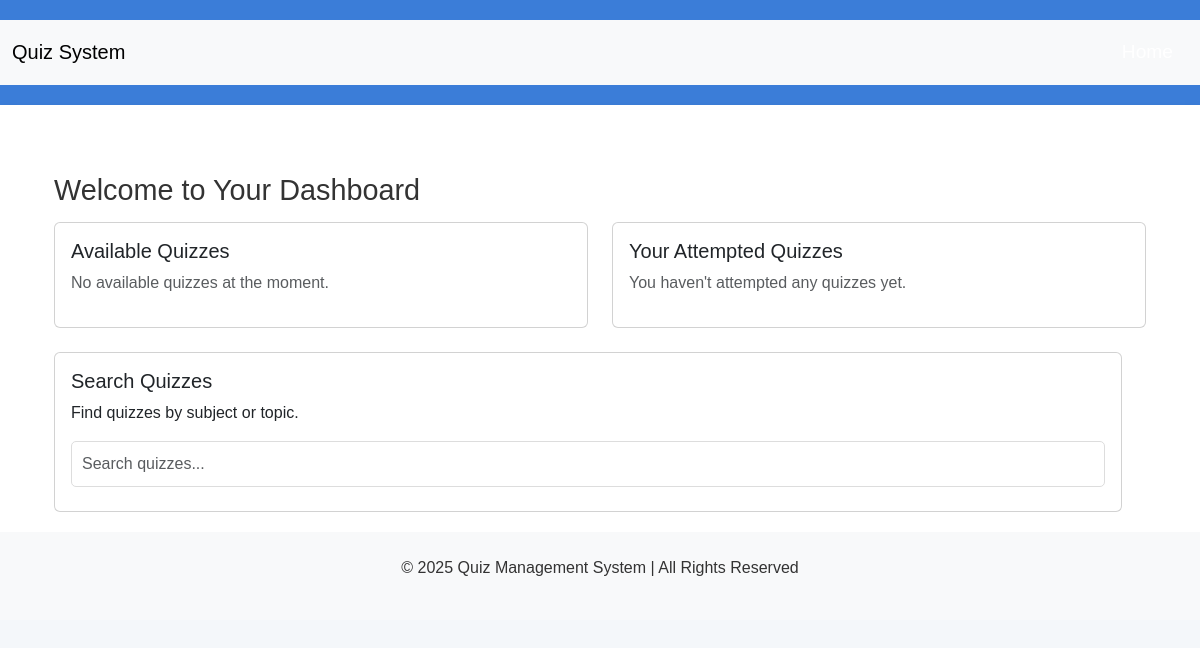
Before: /user/dashboard (signed in) with the older database file.
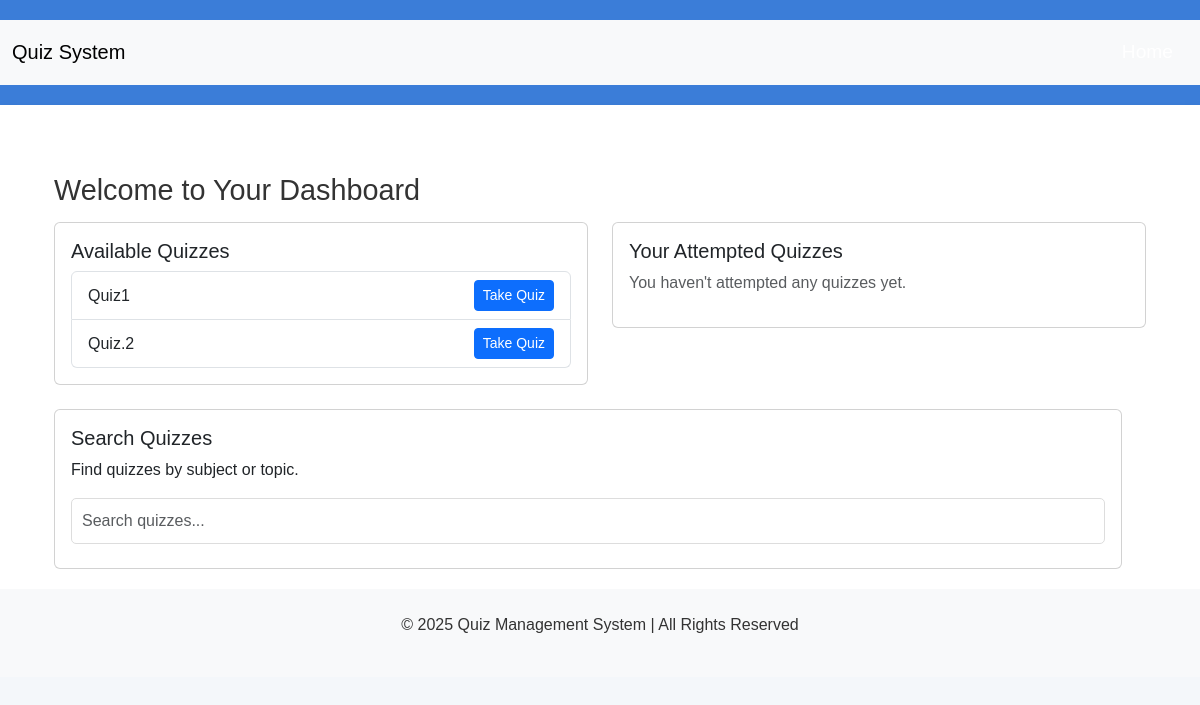
After: the same page with the newer database file.
### app.py (models this page shows)
class Quiz(db.Model):
    id = db.Column(db.Integer, primary_key=True)
    title = db.Column(db.String(100), nullable=False)
    duration = db.Column(db.Integer, nullable=False)
    chapter_id = db.Column(db.Integer, db.ForeignKey('chapter.id'), nullable=False)
    questions = db.relationship('Question', backref='quiz', lazy=True)
    attempts = db.relationship('QuizAttempt', backref='quiz', lazy=True)

### app.py (the view)
@app.route('/user/dashboard', methods=['GET', 'POST'])
@login_required
def user_dashboard():
    available_quizzes = Quiz.query.all()
    attempted_quizzes = QuizAttempt.query.filter_by(user_id=current_user.id).all()
    return render_template('user/dashboard.html',
                           available_quizzes=available_quizzes,
                           attempted_quizzes=attempted_quizzes)

### app.py (called while the page is built)
@login_manager.user_loader
def load_user(user_id):
    return User.query.get(int(user_id))

### templates/user/dashboard.html (shortened to what this page needs)
{% extends 'base.html' %}
{% block content %}
<div class="container mt-5">
    <h2>Welcome to Your Dashboard</h2>
    <div class="row">
        <div class="col-md-6">
            <div class="card mb-4">
                <div class="card-body">
                    <h5 class="card-title">Available Quizzes</h5>
                    {% if available_quizzes %}
                        <ul class="list-group">
                        {% for quiz in available_quizzes %}
                            <li class="list-group-item d-flex justify-content-between align-items-center">
                                {{ quiz.title }}
                                <a href="{{ url_for('take_quiz', quiz_id=quiz.id) }}" class="btn btn-primary btn-sm">Take Quiz</a>
                            </li>
                        {% endfor %}
                        </ul>
                    {% else %}
                        <p class="text-muted">No available quizzes at the moment.</p>
                    {% endif %}
                </div>
            </div>
        </div>
        <div class="col-md-6">
            <div class="card mb-4">
                <div class="card-body">
                    <h5 class="card-title">Your Attempted Quizzes</h5>
                    {% if attempted_quizzes %}
                        <ul class="list-group">
                        {% for attempt in attempted_quizzes %}
                            <li class="list-group-item d-flex justify-content-between align-items-center">
                                <div>
                                    {{ attempt.quiz.title }}<br>
                                    <small class="text-muted">
                                        {% if attempt.date_attempted %}
                                            {{ attempt.date_attempted.strftime('%d %b %Y') }}
                                        {% else %}
                                            Unknown Date
                                        {% endif %}
                                    </small>
                                </div>
                                <div class="text-end">
                                    {% set total_questions = attempt.quiz.questions|length %}
                                    {% set percentage = (attempt.score / total_questions) * 100 if total_questions > 0 else 0 %}
                                    <span class="badge bg-primary rounded-pill">
                                        Score: {{ attempt.score }}/{{ total_questions }}
                                    </span>
                                    <br>
                                    <small class="text-muted">
                                        {{ percentage|round(1) }}%
                                    </small>
                                </div>
                            </li>
                        {% endfor %}
                        </ul>
                    {% else %}
                        <p class="text-muted">You haven't attempted any quizzes yet.</p>
                    {% endif %}
                </div>
            </div>
        </div>
    <div class="row">
        <div class="col-md-12">
            <div class="card">
                <div class="card-body">
                    <h5 class="card-title">Search Quizzes</h5>
                    <p class="card-text">Find quizzes by subject or topic.</p>
                    <input type="text" id="searchQuery" class="form-control mb-2" placeholder="Search quizzes..." oninput="filterQuizzes()">
                </div>
            </div>
        </div>
    </div>
</div>
{% endblock %}

Changed rows visible on the page:
added Quiz: title "Quiz1"
added Quiz: title "Quiz.2"
Other visible differences:
text no longer shown: "No available quizzes at the moment."
